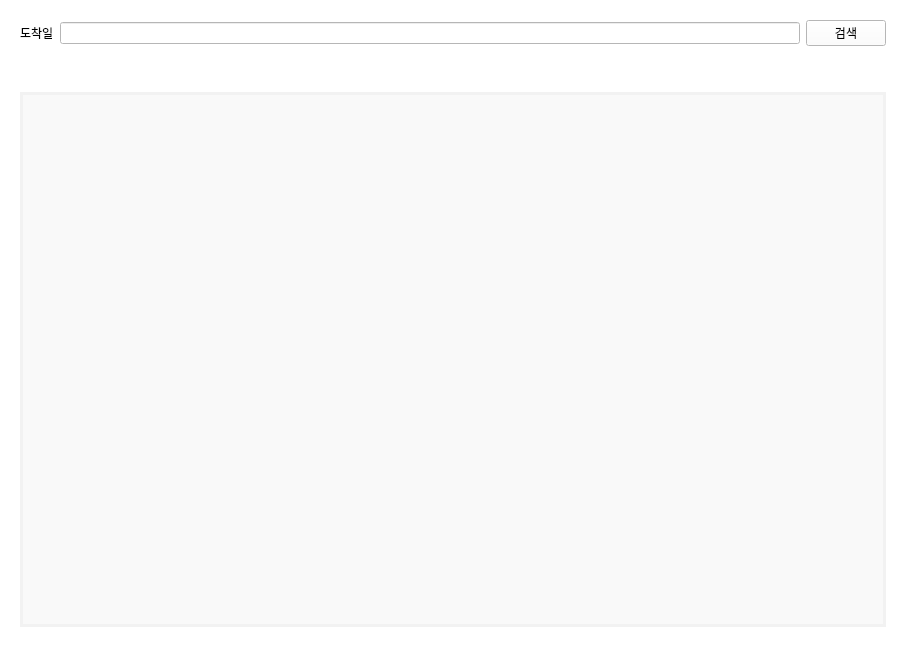
<?xml version="1.0" encoding="UTF-8"?>
<ui version="4.0">
 <class>Form</class>
 <widget class="QWidget" name="Form">
  <property name="geometry">
   <rect>
    <x>0</x>
    <y>0</y>
    <width>906</width>
    <height>667</height>
   </rect>
  </property>
  <property name="windowTitle">
   <string>Form</string>
  </property>
  <property name="styleSheet">
   <string notr="true">background-color: #ffffff;</string>
  </property>
  <layout class="QGridLayout" name="gridLayout">
   <item row="1" column="0">
    <widget class="QWidget" name="widget" native="true">
     <property name="styleSheet">
      <string notr="true">background-color: #ffffff;</string>
     </property>
     <layout class="QGridLayout" name="gridLayout_2">
      <item row="2" column="0">
       <spacer name="horizontalSpacer">
        <property name="orientation">
         <enum>Qt::Horizontal</enum>
        </property>
        <property name="sizeHint" stdset="0">
         <size>
          <width>40</width>
          <height>20</height>
         </size>
        </property>
       </spacer>
      </item>
      <item row="1" column="0">
       <layout class="QHBoxLayout" name="horizontalLayout">
        <item>
         <layout class="QHBoxLayout" name="horizontalLayout_5">
          <item>
           <widget class="QLabel" name="label_prod_number_3">
            <property name="text">
             <string>도착일</string>
            </property>
           </widget>
          </item>
          <item>
           <widget class="QLineEdit" name="prod_delivery">
            <property name="sizePolicy">
             <sizepolicy hsizetype="Expanding" vsizetype="Fixed">
              <horstretch>0</horstretch>
              <verstretch>80</verstretch>
             </sizepolicy>
            </property>
            <property name="styleSheet">
             <string notr="true">background-color: #ffffff;</string>
            </property>
            <property name="inputMask">
             <string/>
            </property>
            <property name="text">
             <string/>
            </property>
           </widget>
          </item>
          <item>
           <widget class="QPushButton" name="btn_search_d">
            <property name="sizePolicy">
             <sizepolicy hsizetype="Fixed" vsizetype="Fixed">
              <horstretch>80</horstretch>
              <verstretch>30</verstretch>
             </sizepolicy>
            </property>
            <property name="styleSheet">
             <string notr="true"/>
            </property>
            <property name="text">
             <string>검색</string>
            </property>
            <property name="iconSize">
             <size>
              <width>10</width>
              <height>10</height>
             </size>
            </property>
           </widget>
          </item>
         </layout>
        </item>
       </layout>
      </item>
      <item row="5" column="0">
       <spacer name="horizontalSpacer_4">
        <property name="orientation">
         <enum>Qt::Horizontal</enum>
        </property>
        <property name="sizeHint" stdset="0">
         <size>
          <width>40</width>
          <height>20</height>
         </size>
        </property>
       </spacer>
      </item>
      <item row="3" column="0">
       <spacer name="horizontalSpacer_3">
        <property name="orientation">
         <enum>Qt::Horizontal</enum>
        </property>
        <property name="sizeHint" stdset="0">
         <size>
          <width>40</width>
          <height>20</height>
         </size>
        </property>
       </spacer>
      </item>
      <item row="4" column="0">
       <layout class="QHBoxLayout" name="horizontalLayout_2">
        <item>
         <widget class="QTableWidget" name="delivery">
          <property name="sizePolicy">
           <sizepolicy hsizetype="Expanding" vsizetype="Expanding">
            <horstretch>0</horstretch>
            <verstretch>0</verstretch>
           </sizepolicy>
          </property>
          <property name="maximumSize">
           <size>
            <width>16777215</width>
            <height>16777215</height>
           </size>
          </property>
          <property name="styleSheet">
           <string notr="true">QTableWidget {
    border: 3px solid #f2f2f2; 
    border-radius: 1px;
    background-color: #f9f9f9; 
    box-shadow: 7px 7px 12px rgba(0, 0, 0, 0.3); /* 그림자 효과 */ 
}</string>
          </property>
         </widget>
        </item>
       </layout>
      </item>
     </layout>
    </widget>
   </item>
  </layout>
 </widget>
 <resources/>
 <connections/>
</ui>
